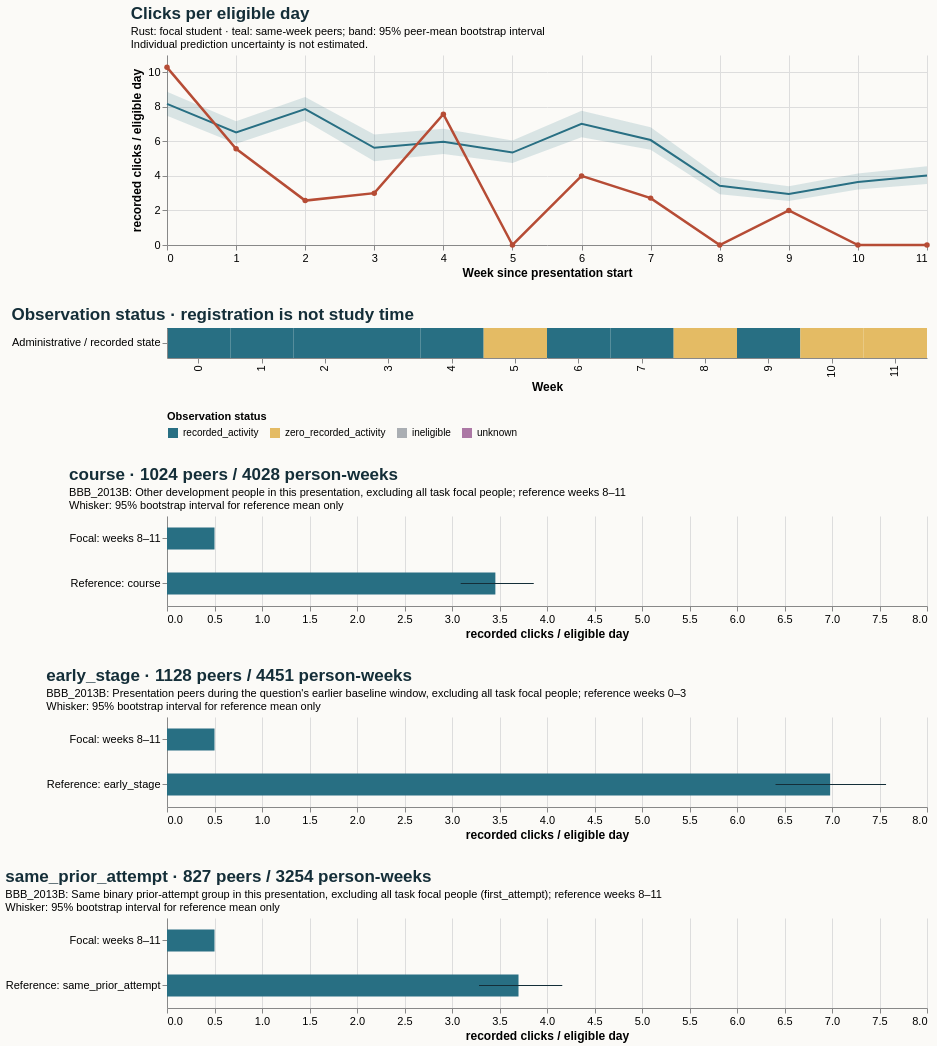

The Vega-Lite source for this figure:
### Vega-Lite specification from a JSON file in a GitHub repository (floating-point values rounded to 4 significant figures)
{"$schema": "https://vega.github.io/schema/vega-lite/v5.20.1.json", "config": {"axis": {"labelFontSize": 11, "titleFontSize": 12}, "background": "#fbfaf7", "font": "sans-serif", "title": {"anchor": "start", "color": "#142e38", "fontSize": 17, "subtitleFontSize": 11}, "view": {"continuousHeight": 300, "continuousWidth": 300, "stroke": null}}, "datasets": {"data-2e955c43388c7cb9051e3cf62b086c6e": [{"hi": null, "lo": null, "series": "Focal: weeks 8–11", "value": 0.5}, {"hi": 3.861, "lo": 3.092, "series": "Reference: course", "value": 3.457}], "data-8d4efcfddec5d6ea37715c33ba1d5d7b": [{"hi": null, "lo": null, "series": "Focal: weeks 8–11", "value": 0.5}, {"hi": 4.161, "lo": 3.284, "series": "Reference: same_prior_attempt", "value": 3.7}], "data-9c8b5e7224c09fd7ffd32c10a30d53ce": [{"hi": null, "lo": null, "series": "Focal: weeks 8–11", "value": 0.5}, {"hi": 7.569, "lo": 6.405, "series": "Reference: early_stage", "value": 6.98}], "data-be26ecb0112c122437b37c73c89b2000": [{"eligible_days": 7.0, "end_day": 6, "logging_completeness": "unknown", "observation_status": "recorded_activity", "row": "Administrative / recorded state", "score_status": "withheld_release_time_unknown", "start_day": 0, "value": 10.29, "week": 0}, {"eligible_days": 7.0, "end_day": 13, "logging_completeness": "unknown", "observation_status": "recorded_activity", "row": "Administrative / recorded state", "score_status": "withheld_release_time_unknown", "start_day": 7, "value": 5.571, "week": 1}, {"eligible_days": 7.0, "end_day": 20, "logging_completeness": "unknown", "observation_status": "recorded_activity", "row": "Administrative / recorded state", "score_status": "withheld_release_time_unknown", "start_day": 14, "value": 2.571, "week": 2}, {"eligible_days": 7.0, "end_day": 27, "logging_completeness": "unknown", "observation_status": "recorded_activity", "row": "Administrative / recorded state", "score_status": "withheld_release_time_unknown", "start_day": 21, "value": 3.0, "week": 3}, {"eligible_days": 7.0, "end_day": 34, "logging_completeness": "unknown", "observation_status": "recorded_activity", "row": "Administrative / recorded state", "score_status": "withheld_release_time_unknown", "start_day": 28, "value": 7.571, "week": 4}, {"eligible_days": 7.0, "end_day": 41, "logging_completeness": "unknown", "observation_status": "zero_recorded_activity", "row": "Administrative / recorded state", "score_status": "withheld_release_time_unknown", "start_day": 35, "value": 0.0, "week": 5}, {"eligible_days": 7.0, "end_day": 48, "logging_completeness": "unknown", "observation_status": "recorded_activity", "row": "Administrative / recorded state", "score_status": "withheld_release_time_unknown", "start_day": 42, "value": 4.0, "week": 6}, {"eligible_days": 7.0, "end_day": 55, "logging_completeness": "unknown", "observation_status": "recorded_activity", "row": "Administrative / recorded state", "score_status": "withheld_release_time_unknown", "start_day": 49, "value": 2.714, "week": 7}, {"eligible_days": 7.0, "end_day": 62, "logging_completeness": "unknown", "observation_status": "zero_recorded_activity", "row": "Administrative / recorded state", "score_status": "withheld_release_time_unknown", "start_day": 56, "value": 0.0, "week": 8}, {"eligible_days": 7.0, "end_day": 69, "logging_completeness": "unknown", "observation_status": "recorded_activity", "row": "Administrative / recorded state", "score_status": "withheld_release_time_unknown", "start_day": 63, "value": 2.0, "week": 9}, {"eligible_days": 7.0, "end_day": 76, "logging_completeness": "unknown", "observation_status": "zero_recorded_activity", "row": "Administrative / recorded state", "score_status": "withheld_release_time_unknown", "start_day": 70, "value": 0.0, "week": 10}, {"eligible_days": 7.0, "end_day": 83, "logging_completeness": "unknown", "observation_status": "zero_recorded_activity", "row": "Administrative / recorded state", "score_status": "withheld_release_time_unknown", "start_day": 77, "value": 0.0, "week": 11}], "data-e62ac7ae6dda1307dfeb6ade98ef18d6": [{"end_day": 6, "focal_value": 10.29, "peer_ci_high": 8.865, "peer_ci_low": 7.479, "peer_mean": 8.174, "peer_observations": 1127, "peer_people": 1127, "reference": "course", "unit": "recorded clicks / eligible day", "week": 0}, {"end_day": 13, "focal_value": 5.571, "peer_ci_high": 7.159, "peer_ci_low": 5.86, "peer_mean": 6.521, "peer_observations": 1121, "peer_people": 1121, "reference": "course", "unit": "recorded clicks / eligible day", "week": 1}, {"end_day": 20, "focal_value": 2.571, "peer_ci_high": 8.565, "peer_ci_low": 7.192, "peer_mean": 7.865, "peer_observations": 1105, "peer_people": 1105, "reference": "course", "unit": "recorded clicks / eligible day", "week": 2}, {"end_day": 27, "focal_value": 3.0, "peer_ci_high": 6.398, "peer_ci_low": 4.852, "peer_mean": 5.625, "peer_observations": 1098, "peer_people": 1098, "reference": "course", "unit": "recorded clicks / eligible day", "week": 3}, {"end_day": 34, "focal_value": 7.571, "peer_ci_high": 6.724, "peer_ci_low": 5.268, "peer_mean": 5.982, "peer_observations": 1065, "peer_people": 1065, "reference": "course", "unit": "recorded clicks / eligible day", "week": 4}, {"end_day": 41, "focal_value": 0.0, "peer_ci_high": 6.052, "peer_ci_low": 4.744, "peer_mean": 5.35, "peer_observations": 1058, "peer_people": 1058, "reference": "course", "unit": "recorded clicks / eligible day", "week": 5}, {"end_day": 48, "focal_value": 4.0, "peer_ci_high": 7.778, "peer_ci_low": 6.242, "peer_mean": 7.012, "peer_observations": 1050, "peer_people": 1050, "reference": "course", "unit": "recorded clicks / eligible day", "week": 6}, {"end_day": 55, "focal_value": 2.714, "peer_ci_high": 6.811, "peer_ci_low": 5.514, "peer_mean": 6.076, "peer_observations": 1034, "peer_people": 1034, "reference": "course", "unit": "recorded clicks / eligible day", "week": 7}, {"end_day": 62, "focal_value": 0.0, "peer_ci_high": 3.938, "peer_ci_low": 2.943, "peer_mean": 3.431, "peer_observations": 1024, "peer_people": 1024, "reference": "course", "unit": "recorded clicks / eligible day", "week": 8}, {"end_day": 69, "focal_value": 2.0, "peer_ci_high": 3.399, "peer_ci_low": 2.552, "peer_mean": 2.953, "peer_observations": 1007, "peer_people": 1007, "reference": "course", "unit": "recorded clicks / eligible day", "week": 9}, {"end_day": 76, "focal_value": 0.0, "peer_ci_high": 4.145, "peer_ci_low": 3.209, "peer_mean": 3.642, "peer_observations": 1001, "peer_people": 1001, "reference": "course", "unit": "recorded clicks / eligible day", "week": 10}, {"end_day": 83, "focal_value": 0.0, "peer_ci_high": 4.565, "peer_ci_low": 3.525, "peer_mean": 4.025, "peer_observations": 996, "peer_people": 996, "reference": "course", "unit": "recorded clicks / eligible day", "week": 11}]}, "resolve": {"scale": {"color": "independent"}}, "spacing": 28, "vconcat": [{"data": {"name": "data-e62ac7ae6dda1307dfeb6ade98ef18d6"}, "height": 190, "layer": [{"encoding": {"x": {"axis": {"tickMinStep": 1}, "field": "week", "title": "Week since presentation start", "type": "quantitative"}, "y": {"field": "peer_ci_low", "scale": {"zero": true}, "title": "recorded clicks / eligible day", "type": "quantitative"}, "y2": {"field": "peer_ci_high"}}, "mark": {"color": "#286f83", "opacity": 0.16, "type": "area"}}, {"encoding": {"tooltip": [{"field": "week", "type": "quantitative"}, {"field": "peer_mean", "type": "quantitative"}, {"field": "peer_people", "type": "quantitative"}, {"field": "peer_observations", "type": "quantitative"}], "x": {"field": "week", "type": "quantitative"}, "y": {"field": "peer_mean", "type": "quantitative"}}, "mark": {"color": "#286f83", "strokeWidth": 2, "type": "line"}}, {"encoding": {"tooltip": [{"field": "week", "type": "quantitative"}, {"field": "focal_value", "type": "quantitative"}], "x": {"field": "week", "type": "quantitative"}, "y": {"field": "focal_value", "type": "quantitative"}}, "mark": {"color": "#b64c35", "point": {"color": "#b64c35"}, "strokeWidth": 2.5, "type": "line"}}], "title": {"subtitle": ["Rust: focal student · teal: same-week peers; band: 95% peer-mean bootstrap interval", "Individual prediction uncertainty is not estimated."], "text": "Clicks per eligible day"}, "width": 760}, {"data": {"name": "data-be26ecb0112c122437b37c73c89b2000"}, "encoding": {"color": {"field": "observation_status", "legend": {"labelLimit": 260, "orient": "bottom"}, "scale": {"domain": ["recorded_activity", "zero_recorded_activity", "ineligible", "unknown"], "range": ["#286f83", "#e4bb64", "#aaaeb3", "#ac78a5"]}, "title": "Observation status", "type": "nominal"}, "tooltip": [{"field": "week", "type": "quantitative"}, {"field": "eligible_days", "type": "quantitative"}, {"field": "observation_status", "type": "nominal"}, {"field": "logging_completeness", "type": "nominal"}], "x": {"field": "week", "title": "Week", "type": "ordinal"}, "y": {"field": "row", "title": null, "type": "nominal"}}, "height": 30, "mark": {"type": "rect"}, "title": "Observation status · registration is not study time", "width": 760}, {"data": {"name": "data-2e955c43388c7cb9051e3cf62b086c6e"}, "height": 90, "layer": [{"encoding": {"x": {"field": "value", "scale": {"domain": [0, 7.947], "zero": true}, "title": "recorded clicks / eligible day", "type": "quantitative"}, "y": {"field": "series", "sort": null, "title": null, "type": "nominal"}}, "mark": {"color": "#286f83", "size": 22, "type": "bar"}}, {"encoding": {"x": {"field": "lo", "type": "quantitative"}, "x2": {"field": "hi"}, "y": {"field": "series", "sort": null, "title": null, "type": "nominal"}}, "mark": {"color": "#142e38", "type": "rule"}}], "title": {"subtitle": ["BBB_2013B: Other development people in this presentation, excluding all task focal people; reference weeks 8–11", "Whisker: 95% bootstrap interval for reference mean only"], "text": "course · 1024 peers / 4028 person-weeks"}, "width": 760}, {"data": {"name": "data-9c8b5e7224c09fd7ffd32c10a30d53ce"}, "height": 90, "layer": [{"encoding": {"x": {"field": "value", "scale": {"domain": [0, 7.947], "zero": true}, "title": "recorded clicks / eligible day", "type": "quantitative"}, "y": {"field": "series", "sort": null, "title": null, "type": "nominal"}}, "mark": {"color": "#286f83", "size": 22, "type": "bar"}}, {"encoding": {"x": {"field": "lo", "type": "quantitative"}, "x2": {"field": "hi"}, "y": {"field": "series", "sort": null, "title": null, "type": "nominal"}}, "mark": {"color": "#142e38", "type": "rule"}}], "title": {"subtitle": ["BBB_2013B: Presentation peers during the question's earlier baseline window, excluding all task focal people; reference weeks 0–3", "Whisker: 95% bootstrap interval for reference mean only"], "text": "early_stage · 1128 peers / 4451 person-weeks"}, "width": 760}, {"data": {"name": "data-8d4efcfddec5d6ea37715c33ba1d5d7b"}, "height": 90, "layer": [{"encoding": {"x": {"field": "value", "scale": {"domain": [0, 7.947], "zero": true}, "title": "recorded clicks / eligible day", "type": "quantitative"}, "y": {"field": "series", "sort": null, "title": null, "type": "nominal"}}, "mark": {"color": "#286f83", "size": 22, "type": "bar"}}, {"encoding": {"x": {"field": "lo", "type": "quantitative"}, "x2": {"field": "hi"}, "y": {"field": "series", "sort": null, "title": null, "type": "nominal"}}, "mark": {"color": "#142e38", "type": "rule"}}], "title": {"subtitle": ["BBB_2013B: Same binary prior-attempt group in this presentation, excluding all task focal people (first_attempt); reference weeks 8–11", "Whisker: 95% bootstrap interval for reference mean only"], "text": "same_prior_attempt · 827 peers / 3254 person-weeks"}, "width": 760}]}
